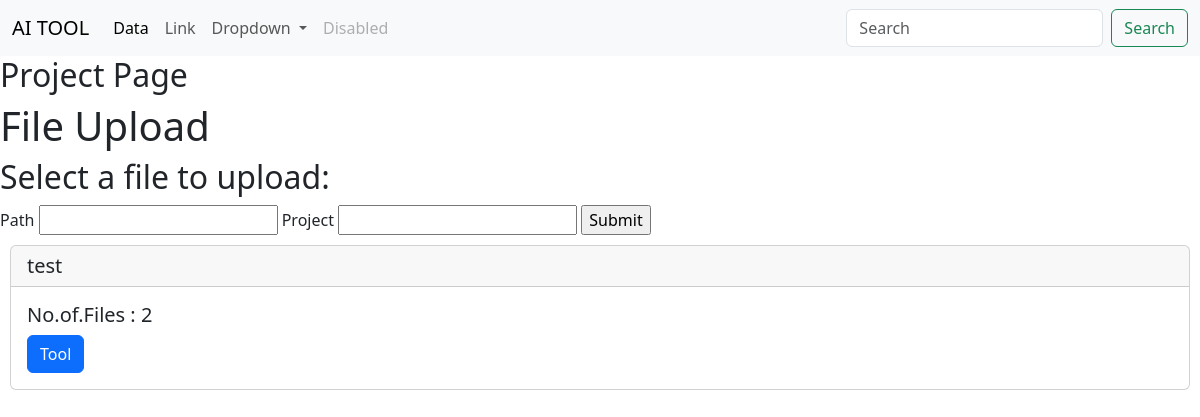
Page /project on the earlier database version.
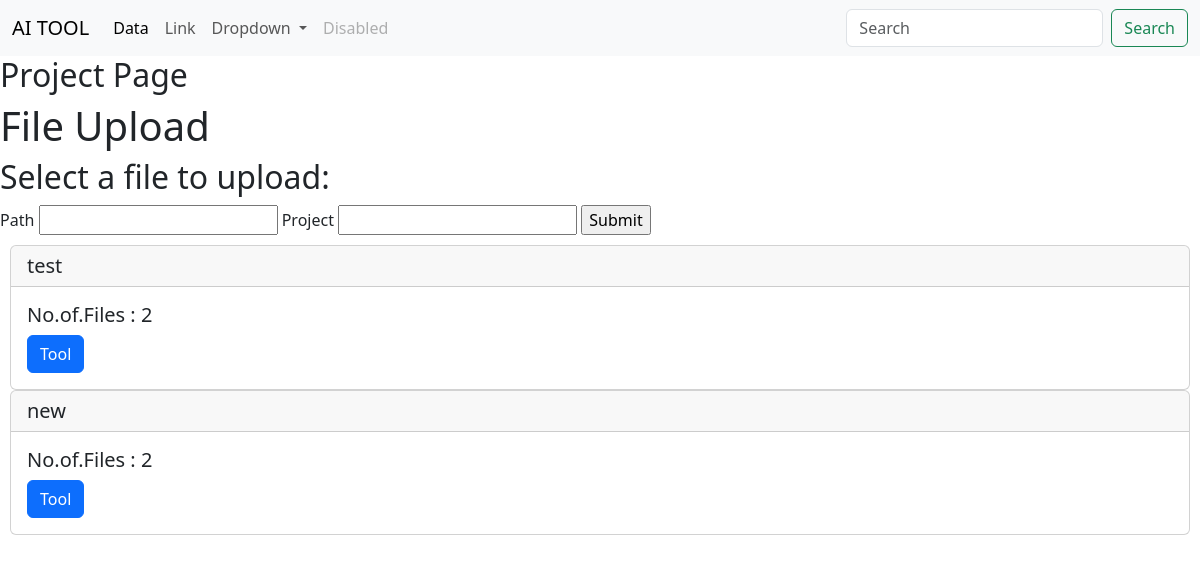
Same page on the later database version.
### app.py (models this page shows)
class Project(db.Model):
    id = db.Column(db.Integer, primary_key=True)
    name = db.Column(db.String(100), nullable=False)
    files = db.relationship('File', backref='project')

### app.py (the view, shortened to what this page needs)
@app.route('/project', methods=['GET', 'POST'])
def project():
    form = MyForm()
    pro = Project.query.all()
    return render_template('project.html', form=form , pro=pro)

### app.py
class MyForm(FlaskForm):
    path = StringField('Path')
    project = StringField('Project')
    submit = SubmitField('Submit')

### templates/project.html (shortened to what this page needs)
{% extends 'base.html' %}
{% block body %}
<h2> Project Page </h2>
<div style="position:relative; z-index: 10;">
    <h1>File Upload</h1>
    <h2>Select a file to upload:</h2>
    <form method="POST" >
        {{ form.path.label }} {{ form.path }}
        {{ form.project.label }} {{ form.project }}
        {{ form.submit }}
    </form>
    <div style="margin:10px">
        {% for project in pro %}
        <div class="card">
            <h5 class="card-header">{{ project.name }}</h5>
            <div class="card-body">
                <h5 class="card-title">No.of.Files : {{ project.files|length }} </h5>
                <a href="{{url_for('tool')}}" class="btn btn-primary"> Tool </a>
            </div>
        </div>
        {% endfor %}
    </div>
</div>
{% endblock %}

Differences in the rows shown:
added Project: name "new", files|length "2"
